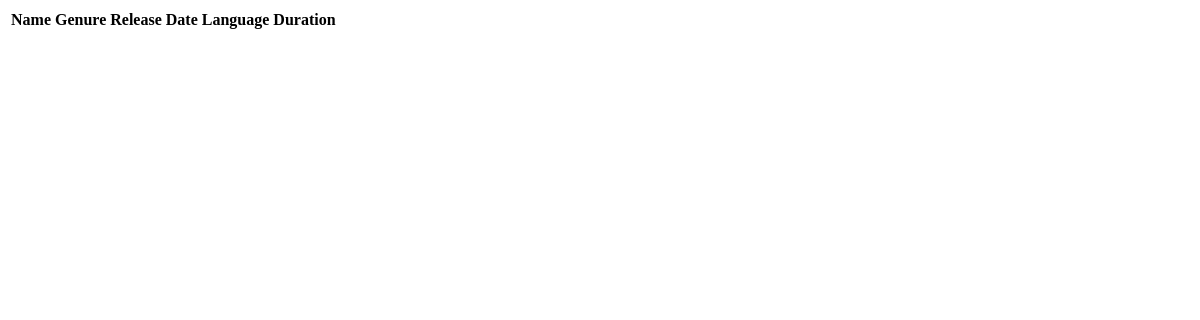
Before: /topten/ with the older database file.
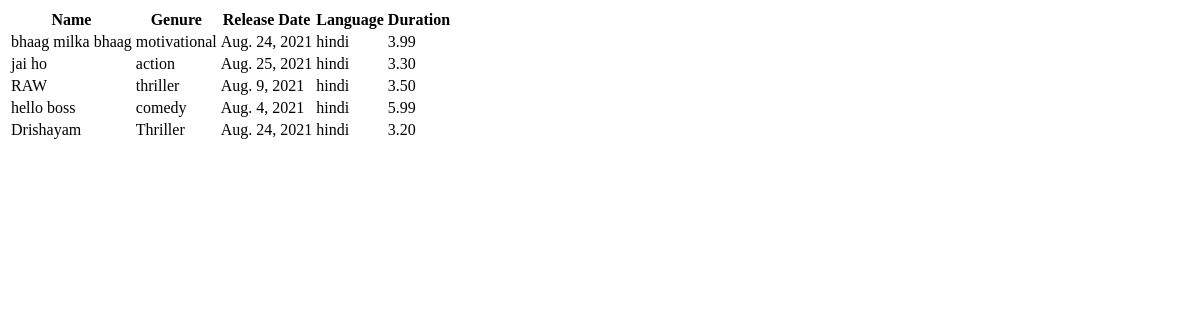
After: the same page with the newer database file.
### reward/models.py (models this page shows, shortened)
class Movie(models.Model):
	name = models.CharField(max_length=80)
	genre = models.CharField(max_length=80)
	release_date = models.DateField(max_length=80)
	avg_rating = models.DecimalField(max_digits=4, decimal_places=2)
	language = models.CharField(max_length=20)
	artist = models.ManyToManyField(Artist)
	duration = models.DecimalField(max_digits=3, decimal_places=2)
	award = models.ManyToManyField(Award)

### reward/views.py (the view)
# urls.py: path('topten/', views.topten, name ='topten'),
def topten(req):
    movies = Movie.objects.all().order_by('-avg_rating')[:5]
    return render(req, 'reward/display.html', {"context": movies})

### reward/templates/reward/display.html
{% block content %}
    <table>
        <tr>
            <th>Name</th>
            <th>Genure</th>
            <th>Release Date</th>
            <th>Language</th>
            <th>Duration</th>
        </tr>
            {% for movie in context %}
            <tr>
                <td>{{movie.name}}</td>
                <td>{{movie.genre}}</td>
                <td>{{movie.release_date}}</td>
                <td>{{movie.language}}</td>
                <td>{{movie.duration}}</td>
            </tr>
            {% endfor %}
    </table>
{% endblock content %}

Changed rows visible on the page:
added Movie: name "bhaag milka bhaag", genre "motivational", release_date "Aug. 24, 2021", language "hindi", duration "3.99"
added Movie: name "jai ho", genre "action", release_date "Aug. 25, 2021", language "hindi", duration "3.30"
added Movie: name "RAW", genre "thriller", release_date "Aug. 9, 2021", language "hindi", duration "3.50"
added Movie: name "hello boss", genre "comedy", release_date "Aug. 4, 2021", language "hindi", duration "5.99"
added Movie: name "Drishayam", genre "Thriller", release_date "Aug. 24, 2021", language "hindi", duration "3.20"
